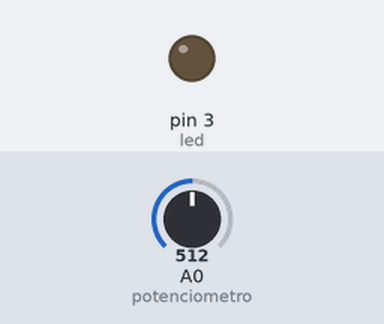
Bench run of a sketch on a simulated Arduino Uno, built with avr-gcc and run on an emulated ATmega328P. Parts: output pins drawn as LEDs (lit = HIGH). The test bench sets the inputs (shaded band); at power-on: A0 (potenciometro) = 512.

Above: at 1.2 s.
1.3 s: A0 (potenciometro) set to 538
2.8 s: A0 (potenciometro) set to 568
At 4.0 s:
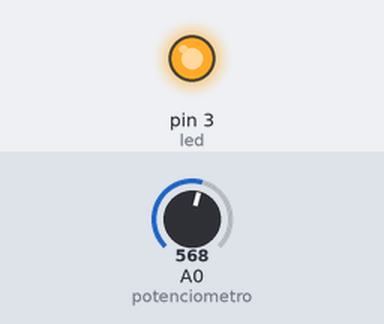
4.3 s: A0 (potenciometro) set to 545
At 5.4 s:
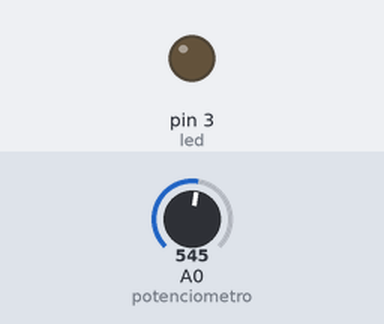
5.8 s: A0 (potenciometro) set to 565
At 6.5 s:
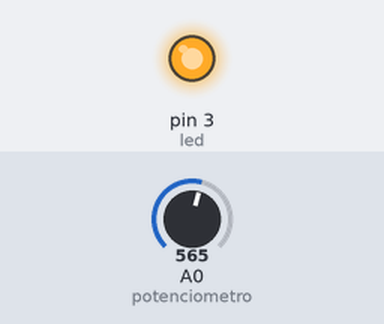
Timing chart, 0 to 8.3 s (numbered marks = the images above; inputs shaded):
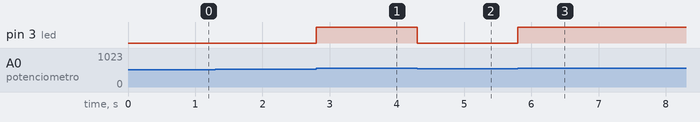

The sketch:

potenciometroLed.ino
```cpp
const int potenciometro = A0;
int led = 3;

void setup() {
  pinMode(led, OUTPUT);
  Serial.begin(9600);
}

void loop() {
  int leitura = analogRead(potenciometro);

  if(leitura >= 555){
    digitalWrite(led, HIGH);
  }else{
    digitalWrite(led, LOW);
  }
}
```

Measured:
- the behaviour switches between 554 and 555 on A0 (potenciometro) (found by bisection; images 0 and 1)
- after the input at 1.3 s, every drawn part: stays the same
- after the input at 2.8 s, pin 3 (led): LOW → HIGH at once
- after the input at 4.3 s, pin 3 (led): HIGH → LOW at once
- after the input at 5.8 s, pin 3 (led): LOW → HIGH at once
